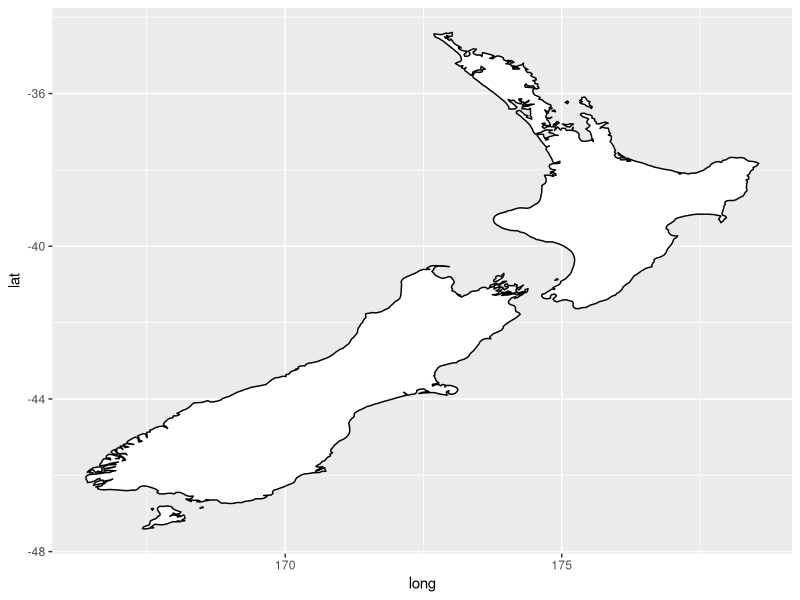
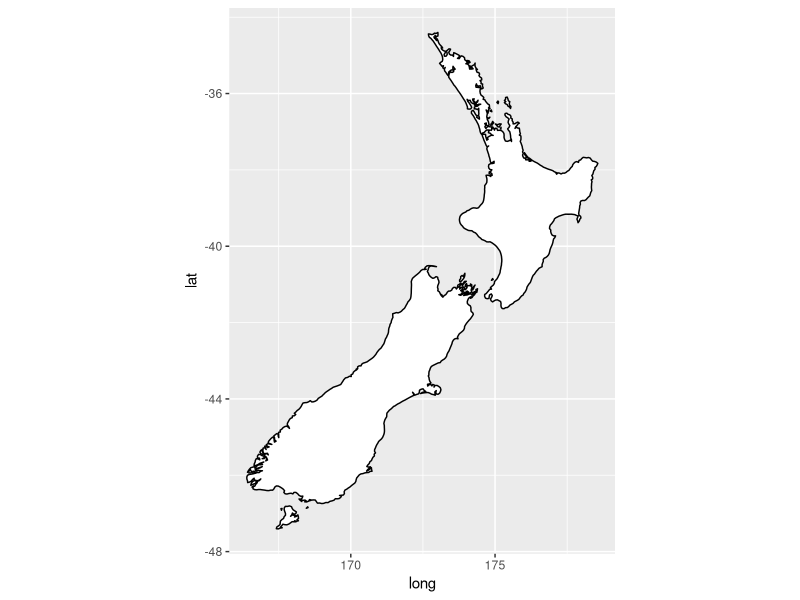
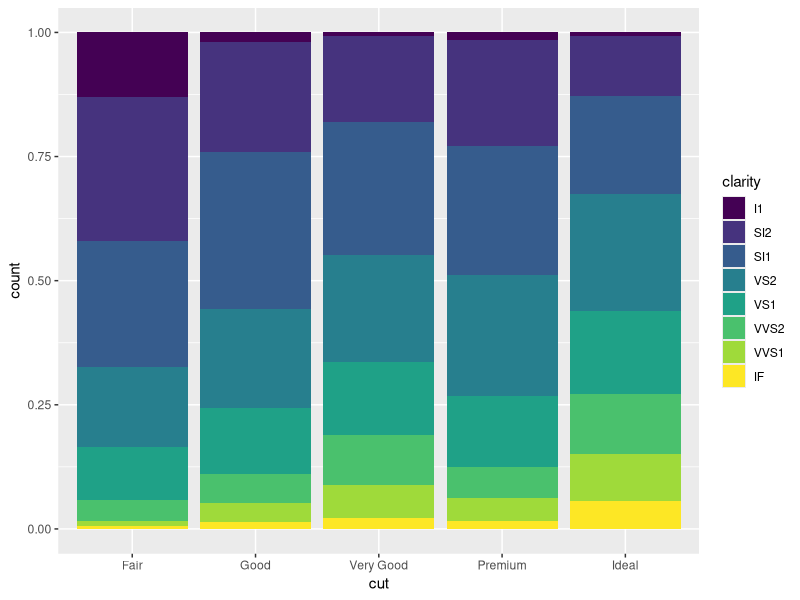
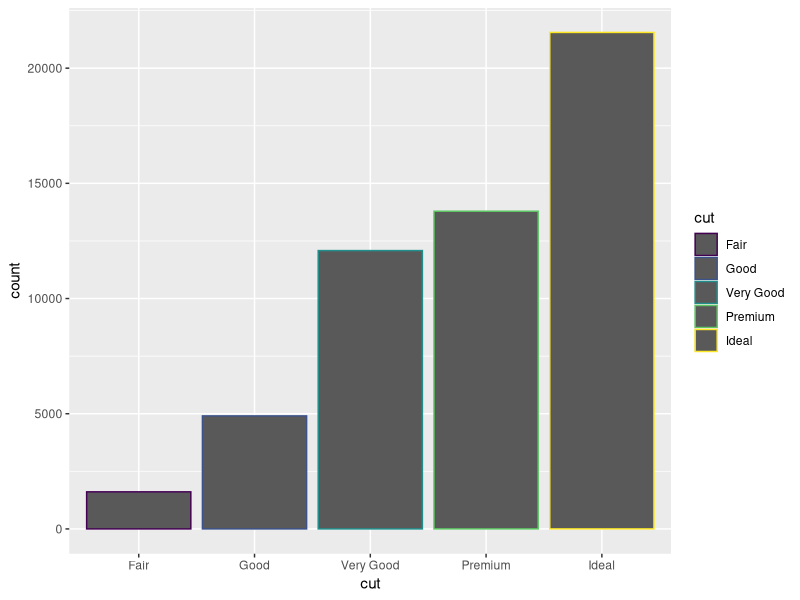
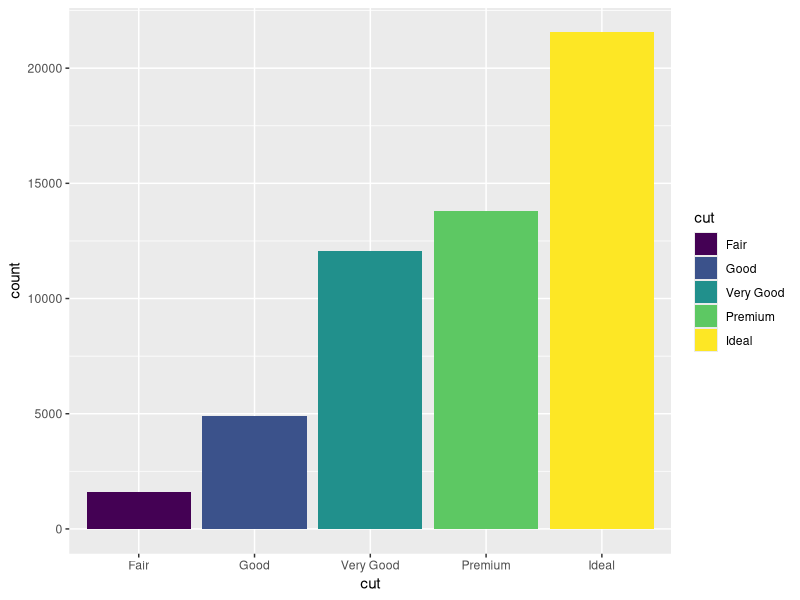
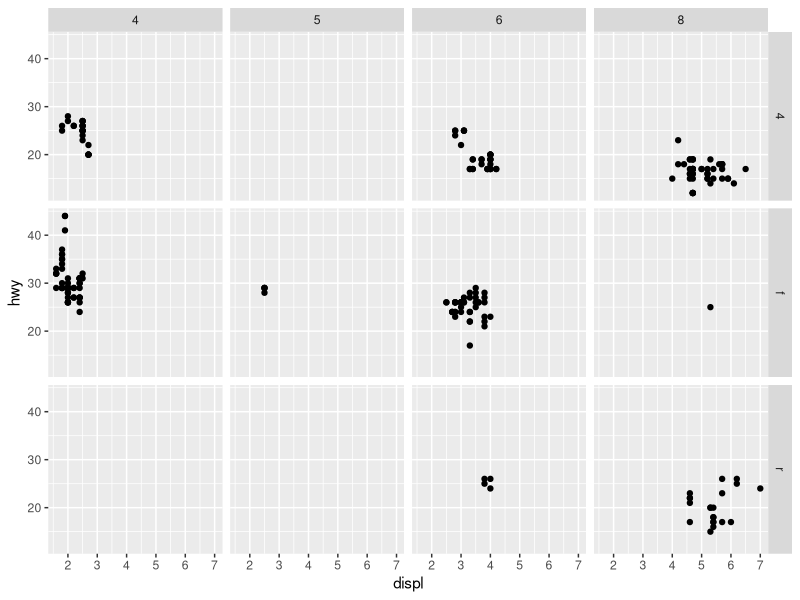
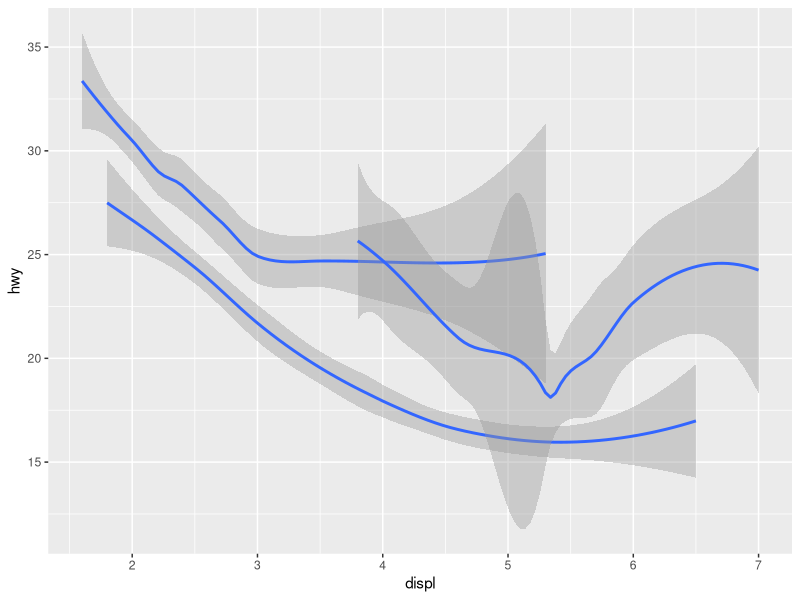
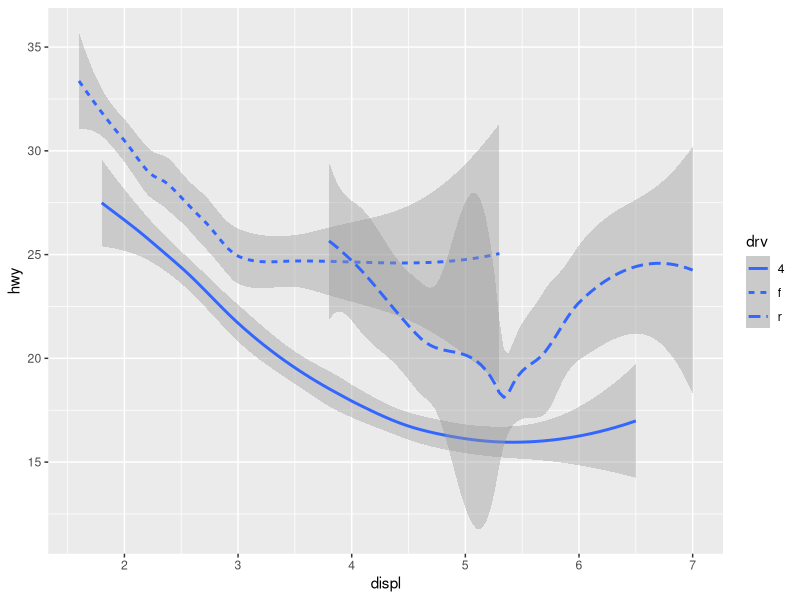

R code for these plots, in order:
## ---- chunk 1
library(tidyverse)
library(maps)
## ---- chunk 2
nz <- map_data("nz")

ggplot(nz, aes(x = long, y = lat, group = group)) +
  geom_polygon(fill = "white", color = "black")

ggplot(nz, aes(x = long, y = lat, group = group)) +
  geom_polygon(fill = "white", color = "black") +
  coord_quickmap()
## ---- chunk 3
ggplot(diamonds, aes(x = cut, fill = clarity)) + 
  geom_bar(position = "fill")
## ---- chunk 4
ggplot(diamonds, aes(x = cut, color = cut)) + 
  geom_bar()
ggplot(diamonds, aes(x = cut, fill = cut)) + 
  geom_bar()
## ---- chunk 5
ggplot(mpg, aes(x = displ, y = hwy)) + 
  geom_point() + 
  facet_grid(drv ~ cyl)
## ---- chunk 6
ggplot(mpg, aes(x = displ, y = hwy, shape = drv)) + 
  geom_smooth()
ggplot(mpg, aes(x = displ, y = hwy, linetype = drv)) + 
  geom_smooth()
## ---- chunk 7
library(ggridges)

ggplot(mpg, aes(x = hwy, y = drv, fill = drv, color = drv)) +
  geom_density_ridges(alpha = 0.5, show.legend = FALSE)
#> Picking joint bandwidth of 1.28
## ---- chunk 8
library(tidyverse)

ggplot(data = mpg,aes(x = hwy, y = displ)) +
  geom_point(color = "pink",shape = 17)
## ---- chunk 9
ggplot(mpg) + 
  geom_point(aes(x = displ, y = hwy,color = "blue"))
## ---- chunk 10
#fixed version
ggplot(data = mpg,aes(x = displ, y = hwy)) +
  geom_point(color = "blue")

## ---- chunk 11
ggplot(mpg,aes(x = hwy, y = displ,color = displ < 5)) + geom_point()
## ---- chunk 12
ggplot(mpg, aes(x = displ, y = hwy)) +
  geom_smooth(aes(color = drv), show.legend = FALSE)
## ---- chunk 13
ggplot(mpg, aes(x = displ, y = hwy)) +
  geom_point() +
  geom_smooth(se = FALSE)
## ---- chunk 14
ggplot(mpg, aes(x = displ, y = hwy)) +
  geom_point() + 
  geom_smooth(se = FALSE,aes(shape = drv))
## ---- chunk 15
ggplot(mpg, aes(x = displ, y = hwy)) +
  geom_point(aes(color = drv)) + 
  geom_smooth(se = FALSE,aes(shape = drv,color = drv))

## ---- chunk 16
ggplot(mpg, aes(x = displ, y = hwy)) +
  geom_point(aes(color = drv)) + 
  geom_smooth(se = FALSE,aes(shape = drv,linetype = drv))
## ---- chunk 17
ggplot(mpg, aes(x = displ, y = hwy)) +
  geom_point(aes(shape = "circle open", color = drv))
## ---- chunk 18
ggplot(mpg) + 
  geom_point(aes(x = drv, y = cyl)) +
  facet_grid(drv ~ cyl)
## ---- chunk 19
ggplot(mpg) + 
  geom_point(aes(x = displ, y = hwy)) +
  facet_grid(drv ~ .)

ggplot(mpg) + 
  geom_point(aes(x = displ, y = hwy)) +
  facet_grid(. ~ cyl)
## ---- chunk 20
ggplot(mpg) + 
  geom_point(aes(x = displ, y = hwy)) + 
  facet_wrap(~ class, nrow = 2)
## ---- chunk 21
ggplot(mpg) + 
  geom_point(aes(x = displ, y = hwy)) + 
  facet_grid(drv ~ .)

ggplot(mpg) + 
  geom_point(aes(x = displ, y = hwy)) + 
  facet_grid(. ~ drv)
## ---- chunk 22
ggplot(mpg) + 
  geom_point(aes(x = displ, y = hwy)) +
  facet_grid(drv ~ .)
## ---- chunk 23
ggplot(mpg) + 
  geom_point(aes(x = displ, y = hwy)) +
  facet_wrap( ~ drv)
## ---- chunk 24
ggplot(diamonds, aes(x = cut, y = after_stat(prop))) + 
  geom_bar()
ggplot(diamonds, aes(x = cut, fill = color, y = after_stat(prop))) + 
  geom_bar()
## ---- chunk 25
ggplot(diamonds, aes(x = cut)) + 
  geom_bar()

ggplot(diamonds, aes(x = cut, fill = color)) + 
  geom_bar()
## ---- chunk 26
ggplot(mpg, aes(x = cty, y = hwy)) + 
  geom_point()
## ---- chunk 27
ggplot(data = mpg, aes(x = cty, y = displ)) +
  geom_boxplot(position = "dodge2")
## ---- chunk 28
ggplot(diamonds, aes(x = cut, fill = clarity)) + 
  geom_bar(position = "fill")  + coord_polar()
## ---- chunk 29
ggplot(data = mpg, mapping = aes(x = cty, y = hwy)) +
  geom_point() + 
  geom_abline() +
  coord_fixed()
